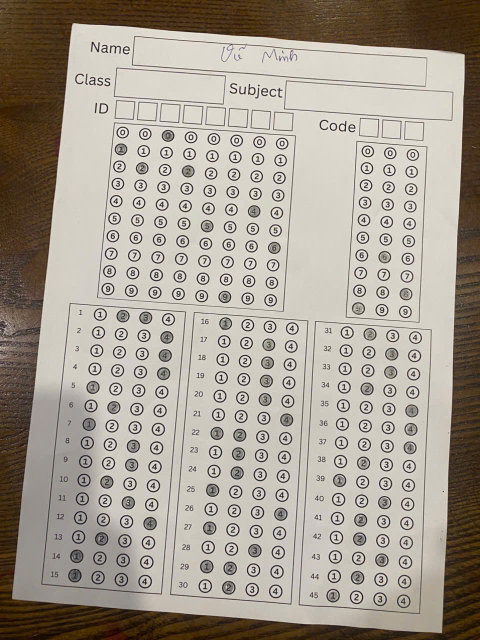
#> input picture data/020c2de101c68098d9d7.jpg, 960 x 1280 px (shown at 1/2 size)
$ python -i export_circle_only_dataset.py   (imports and definitions only)
#> lines starting #> are read from the running program, lines starting #| are printed output that depends on the picture; after the words box and inside, x2 and y2 are one past the last pixel; in counts of white or black regions, pixels touching at a corner belong together
import argparse
import json
import shutil
from collections import Counter, defaultdict
from pathlib import Path

import cv2
import numpy as np


SPLITS = ("train", "val", "test")
CLASSES = ("empty", "filled")


# [4 lines left out: function ensure_clean_dir, not called in this run]


def detectpaper_style_edges(gray: np.ndarray):
    # Keep the edge pipeline aligned with detect_paper.py for consistency.
    bilateral = cv2.bilateralFilter(gray, 5, 75, 75)
    thresh = cv2.adaptiveThreshold(
        bilateral,
        255,
        cv2.ADAPTIVE_THRESH_GAUSSIAN_C,
        cv2.THRESH_BINARY,
        115,
        4,
    )
    kernel = cv2.getStructuringElement(cv2.MORPH_RECT, (5, 5))
    opened = cv2.morphologyEx(thresh, cv2.MORPH_OPEN, kernel)
    bordered = cv2.copyMakeBorder(opened, 5, 5, 5, 5, cv2.BORDER_CONSTANT, value=0)
    edges = cv2.Canny(bordered, 10, 450)
    closed = cv2.morphologyEx(edges, cv2.MORPH_CLOSE, kernel)
    # Auto-bridge broken edge segments so bubble contours close more reliably.
    bridge_h = cv2.getStructuringElement(cv2.MORPH_RECT, (7, 1))
    bridge_v = cv2.getStructuringElement(cv2.MORPH_RECT, (1, 7))
    closed = cv2.morphologyEx(closed, cv2.MORPH_CLOSE, bridge_h, iterations=1)
    closed = cv2.morphologyEx(closed, cv2.MORPH_CLOSE, bridge_v, iterations=1)
    closed = cv2.dilate(closed, cv2.getStructuringElement(cv2.MORPH_ELLIPSE, (3, 3)), iterations=1)
    return closed


# [80 lines left out: functions detect_circle_hough, detect_circle_contour, detect_circle, not called in this run]


def detect_best_bubble_contour(gray: np.ndarray):
    h, w = gray.shape[:2]
    min_side = min(h, w)
    edges = detectpaper_style_edges(gray)
    if edges.shape[0] > 10 and edges.shape[1] > 10:
        edges = edges[5:-5, 5:-5]
    contours, _ = cv2.findContours(edges, cv2.RETR_LIST, cv2.CHAIN_APPROX_SIMPLE)
    if not contours:
        return None

    cx0, cy0 = w / 2.0, h / 2.0
    min_area = max(24.0, (min_side * min_side) * 0.03)
    max_area = (min_side * min_side) * 0.85
    best = None
    best_area = -1.0
    best_dist = 1e18
    border_margin = 1

    for contour in contours:
        area = cv2.contourArea(contour)
        if area < min_area or area > max_area:
            continue
        perimeter = cv2.arcLength(contour, True)
        if perimeter <= 1e-6:
            continue
        circularity = (4.0 * np.pi * area) / (perimeter * perimeter)
        if circularity < 0.18:
            continue

        x, y, bw, bh = cv2.boundingRect(contour)
        if bw <= 0 or bh <= 0:
            continue
        touches_border = (
            x <= border_margin
            or y <= border_margin
            or (x + bw) >= (w - border_margin)
            or (y + bh) >= (h - border_margin)
        )
        aspect = bw / float(bh)
        if not 0.45 <= aspect <= 1.9:
            continue
        rel_w = bw / float(w)
        rel_h = bh / float(h)
        if not (0.18 <= rel_w <= 0.98 and 0.18 <= rel_h <= 0.98):
            continue

        moments = cv2.moments(contour)
        if abs(moments["m00"]) < 1e-6:
            continue
        cx = moments["m10"] / moments["m00"]
        cy = moments["m01"] / moments["m00"]
        # Penalize vertical shift more because artifacts often appear near bottom edge.
        dist = abs(cx - cx0) + 1.2 * abs(cy - cy0)
        # Border-touching contours are often broken arcs, but keep them if they are otherwise good.
        border_penalty = 0.0
        if touches_border:
            border_penalty = min_side * (0.02 if circularity >= 0.62 else 0.22)
        dist += border_penalty
        # Primary criterion: larger contour (outer bubble ring).
        # Secondary tie-breaker: closer to center.
        if (area > best_area * 1.03) or (abs(area - best_area) <= max(10.0, best_area * 0.03) and dist < best_dist):
            best = contour
            best_area = float(area)
            best_dist = float(dist)

    return best


# [336 lines left out: functions fit_ellipse_from_partial_arcs, contour_to_ellipse, ellipse_crop_and_mask, contour_circle_normalized, crop_and_mask, centered_ellipse_mask and 3 more, not called in this run]


# [2 lines not run here, left out]

>>> import cv2
>>> picture = cv2.imread('../data/020c2de101c68098d9d7.jpg', cv2.IMREAD_GRAYSCALE)
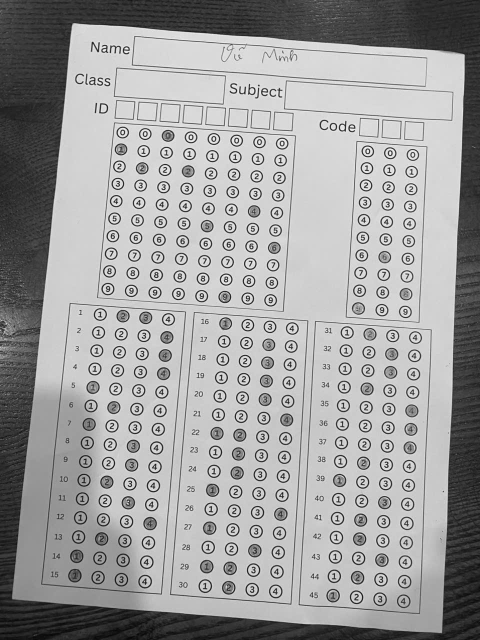
#> picture: shape (1280, 960) (shown at 1/2 size); min 0, max 255, mean 158.9
>>> result = detect_best_bubble_contour(picture)
#> in detectpaper_style_edges, `thresh = cv2.adaptiveThreshold( bilateral, 255, cv2.ADAPTIVE_THRESH_GA..`:
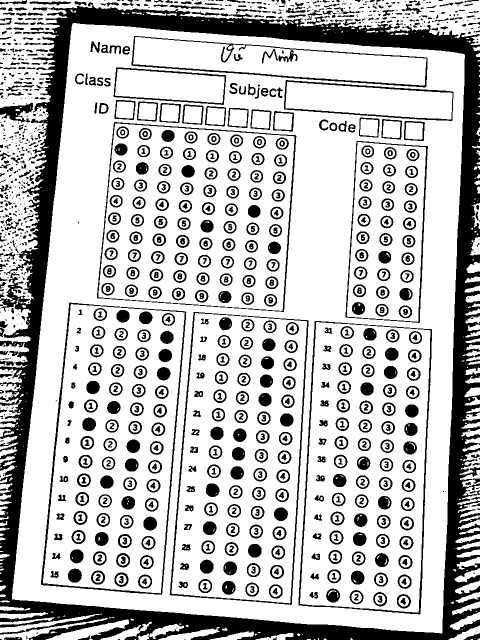
#> thresh: shape (1280, 960) (shown at 1/2 size); 74.6% white; 1262 black regions (422 under 20 px), largest, box (x1, y1, x2, y2) and area: (0, 4, 960, 1280) 146532, (82, 605, 373, 1190) 5082, (597, 642, 864, 1229) 4816
#> in detectpaper_style_edges, `opened = cv2.morphologyEx(thresh, cv2.MORPH_OPEN, kernel)`: opened: shape (1280, 960); 70.3% white; 483 black regions (97 under 20 px), largest, box (x1, y1, x2, y2) and area: (0, 0, 960, 1280) 175558, (227, 72, 907, 282) 14391, (194, 244, 593, 624) 7864
#> in detectpaper_style_edges, `bordered = cv2.copyMakeBorder(opened, 5, 5, 5, 5, cv2.BORDER_CONSTANT,..`:
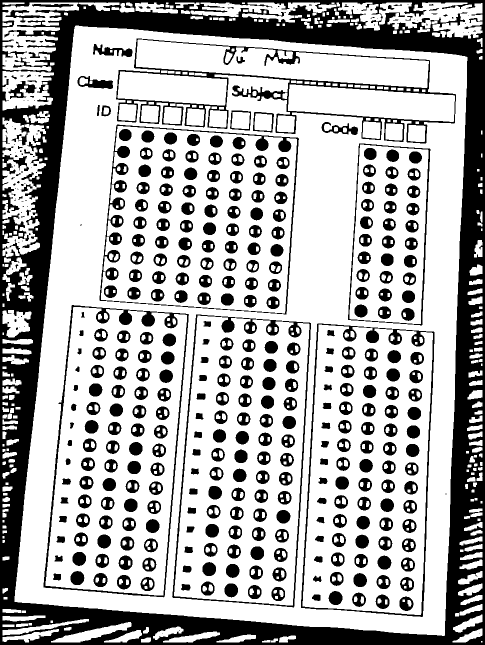
#> bordered: shape (1290, 970) (shown at 1/2 size); 69% white; 438 black regions (83 under 20 px), largest, box (x1, y1, x2, y2) and area: (0, 0, 970, 1290) 204344, (232, 77, 912, 287) 14391, (199, 249, 598, 629) 7864
#> in detectpaper_style_edges, `edges = cv2.Canny(bordered, 10, 450)`:
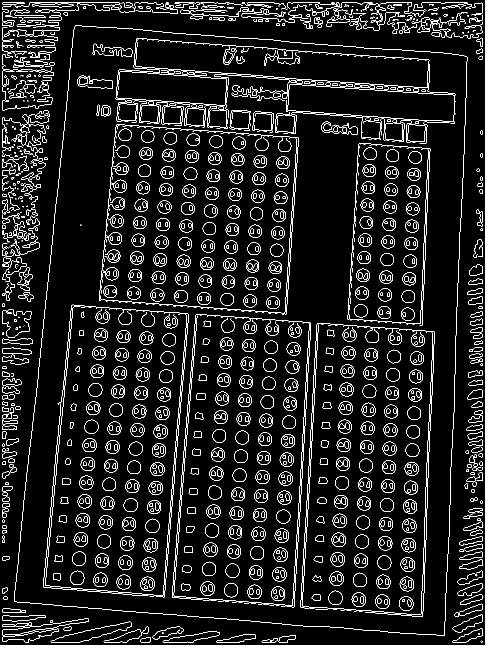
#> edges: shape (1290, 970) (shown at 1/2 size); 7.1% white in thin lines or dots
#> in detectpaper_style_edges, `closed = cv2.morphologyEx(edges, cv2.MORPH_CLOSE, kernel)`: closed: shape (1290, 970); 13.6% white; 394 white regions (22 under 20 px), largest, box (x1, y1, x2, y2) and area: (4, 4, 965, 221) 21088, (185, 76, 912, 287) 20570, (4, 221, 100, 603) 9077
#> in detectpaper_style_edges, `closed = cv2.morphologyEx(closed, cv2.MORPH_CLOSE, bridge_h, iteration..`: closed: shape (1290, 970); 15.7% white; 382 white regions (12 under 20 px), largest, box (x1, y1, x2, y2) and area: (4, 4, 965, 221) 24332, (185, 76, 912, 287) 22393, (4, 221, 100, 603) 11046
#> in detectpaper_style_edges, `closed = cv2.morphologyEx(closed, cv2.MORPH_CLOSE, bridge_v, iteration..`:
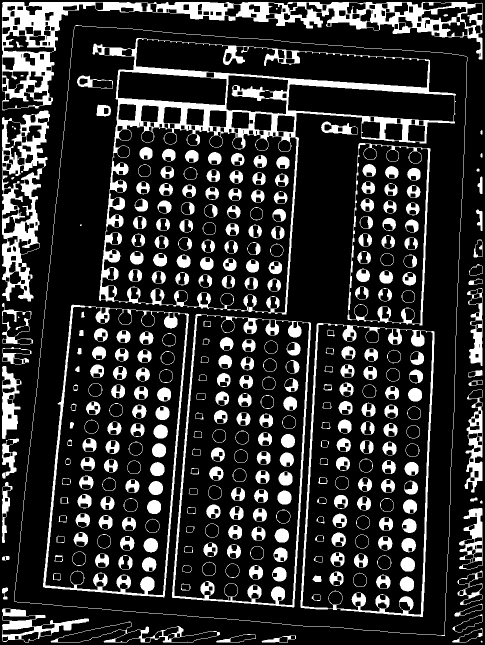
#> closed: shape (1290, 970) (shown at 1/2 size); 18.7% white; 334 white regions (8 under 20 px), largest, box (x1, y1, x2, y2) and area: (185, 76, 912, 629) 36090, (4, 4, 965, 221) 32554, (4, 221, 100, 603) 13933
#> in detectpaper_style_edges, `closed = cv2.dilate(closed, cv2.getStructuringElement(cv2.MORPH_ELLIPS..`:
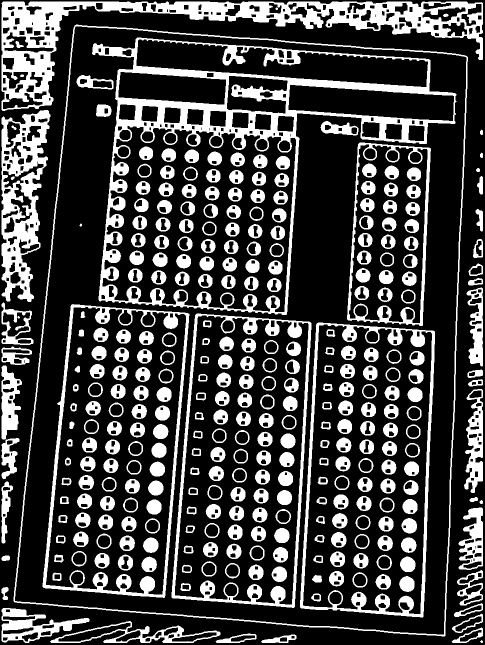
#> closed: shape (1290, 970) (shown at 1/2 size); 26.6% white; 331 white regions (1 under 20 px), largest, box (x1, y1, x2, y2) and area: (184, 75, 913, 630) 49468, (3, 3, 966, 222) 41095, (3, 220, 101, 604) 17873
#> in detect_best_bubble_contour, `edges = edges[5:-5, 5:-5]`:
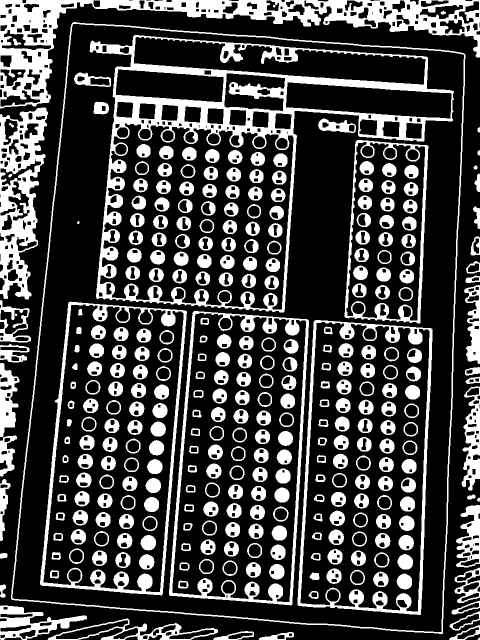
#> edges: shape (1280, 960) (shown at 1/2 size); 26.8% white; 331 white regions (2 under 20 px)
#> in detect_best_bubble_contour, `contours, _ = cv2.findContours(edges, cv2.RETR_LIST, cv2.CHAIN_APPROX_..`: contours = 1069 contours, 21 with area under 20; largest, box (x1, y1, x2, y2) and area: (22, 44, 931, 1268) 962644, (24, 47, 929, 1265) 954728, (179, 70, 908, 625) 236462, (595, 640, 865, 1230) 138310, (80, 603, 374, 1191) 137589
#> the loop in detect_best_bubble_contour, `for contour in contours:` made 1069 passes
#> (area, perimeter, circularity, x, y, bw, bh, aspect) on passes 595, 608, 987: (138309.5, 1663.7, 0.628, 595, 640, 270, 590, 0.458), (137292.5, 1660.8, 0.626, 338, 622, 280, 589, 0.475), (236461.5, 2837.1, 0.369, 179, 70, 729, 555, 1.31)
#> area on passes 2 to 7: 71.5, 127, 65.5, 34, 40, 395.5
#> after the loop in detect_best_bubble_contour, `for contour in contours:`: best = contour of 587 points, box (x1, y1, x2, y2) (179, 70, 908, 625), area 236462; best_area = 236461.5; best_dist = 404.7
#> result has the same summary as best in detect_best_bubble_contour

$ run again, on data/14405a4e7669f737ae78.jpg
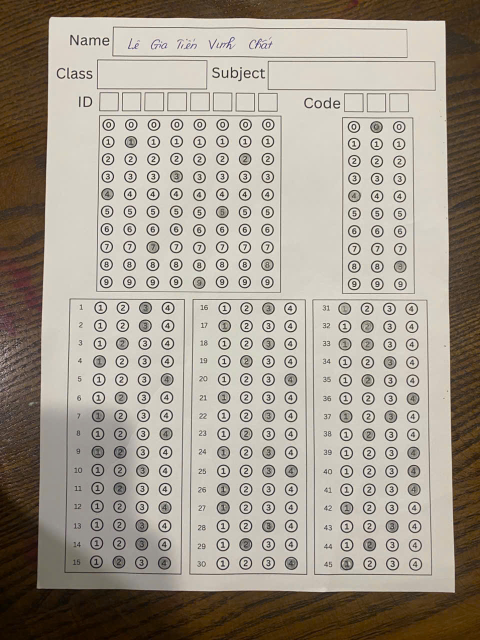
#> input picture data/14405a4e7669f737ae78.jpg, 960 x 1280 px (shown at 1/2 size)
#> in detectpaper_style_edges, `thresh = cv2.adaptiveThreshold( bilateral, 255, cv2.ADAPTIVE_THRESH_GA..`:
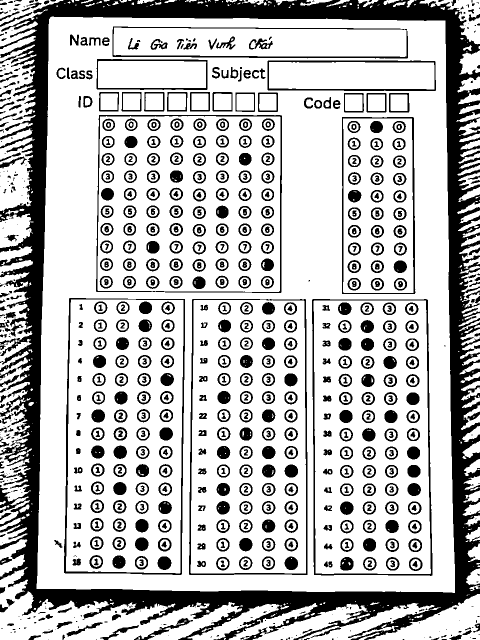
#> thresh: shape (1280, 960) (shown at 1/2 size); 74% white; 986 black regions (241 under 20 px), largest, box (x1, y1, x2, y2) and area: (0, 0, 960, 1280) 159112, (128, 596, 370, 1150) 4992, (624, 598, 865, 1152) 4883
#> opened: shape (1280, 960); 69.7% white; 454 black regions (76 under 20 px), largest, box (x1, y1, x2, y2) and area: (0, 0, 960, 1280) 182520, (193, 53, 872, 225) 13467, (192, 230, 564, 586) 9878
#> bordered: shape (1290, 970); 68.5% white; 411 black regions (58 under 20 px), largest, box (x1, y1, x2, y2) and area: (0, 0, 970, 1290) 209782, (198, 58, 877, 230) 13467, (197, 235, 569, 591) 9878
#> in detect_best_bubble_contour, `edges = edges[5:-5, 5:-5]`:
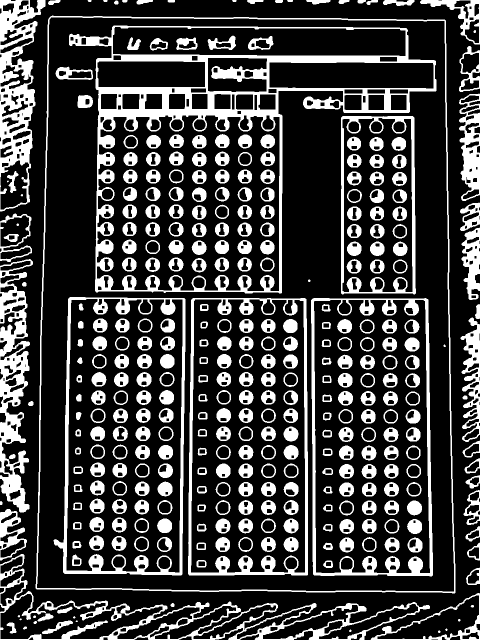
#> edges: shape (1280, 960) (shown at 1/2 size); 25% white; 360 white regions (9 under 20 px)
#> contours = 1049 contours, 28 with area under 20; largest, box (x1, y1, x2, y2) and area: (71, 31, 911, 1187) 934402, (73, 34, 909, 1184) 926546, (138, 51, 873, 587) 238240, (107, 594, 371, 1151) 130666, (622, 596, 866, 1153) 130662
#> the loop in detect_best_bubble_contour, `for contour in contours:` made 1049 passes
#> (area, perimeter, circularity, x, y, bw, bh, touches_border) on passes 647, 1015: (130666, 1626.4, 0.621, 107, 594, 264, 557, False), (238240.5, 2925.3, 0.35, 138, 51, 735, 536, False)
#> after the loop in detect_best_bubble_contour, `for contour in contours:`: best = contour of 271 points, box (x1, y1, x2, y2) (138, 51, 873, 587), area 238240; best_area = 238240.5; best_dist = 467.8
#> result has the same summary as best in detect_best_bubble_contour

$ run again, on data/1567c1e9ecce6d9034df.jpg
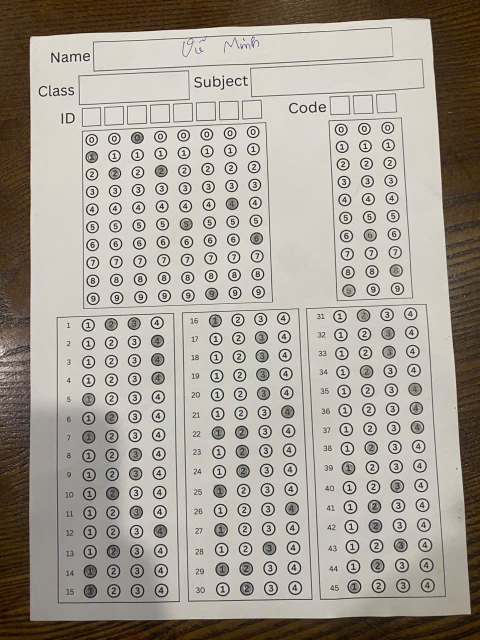
#> input picture data/1567c1e9ecce6d9034df.jpg, 960 x 1280 px (shown at 1/2 size)
#> in detectpaper_style_edges, `thresh = cv2.adaptiveThreshold( bilateral, 255, cv2.ADAPTIVE_THRESH_GA..`:
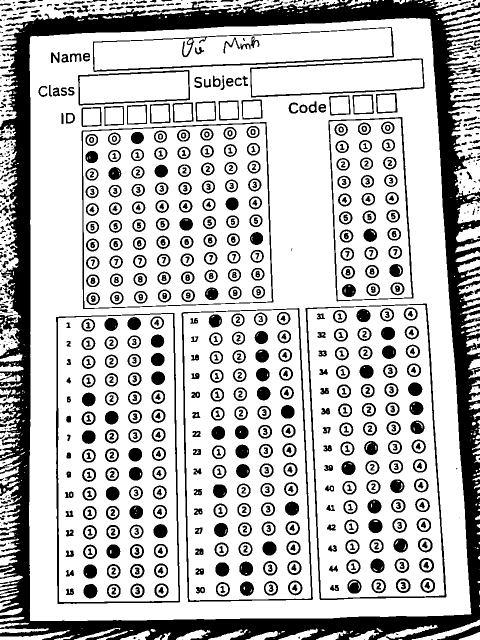
#> thresh: shape (1280, 960) (shown at 1/2 size); 74.8% white; 941 black regions (208 under 20 px), largest, box (x1, y1, x2, y2) and area: (0, 0, 960, 1280) 147604, (611, 607, 893, 1200) 5088, (112, 626, 360, 1208) 5062
#> opened: shape (1280, 960); 70.8% white; 408 black regions (50 under 20 px), largest, box (x1, y1, x2, y2) and area: (0, 0, 960, 1280) 171840, (156, 54, 849, 254) 12487, (112, 626, 360, 1208) 7165
#> bordered: shape (1290, 970); 69.6% white; 364 black regions (21 under 20 px), largest, box (x1, y1, x2, y2) and area: (0, 0, 970, 1290) 196496, (161, 59, 854, 259) 12487, (117, 631, 365, 1213) 7165
#> in detect_best_bubble_contour, `edges = edges[5:-5, 5:-5]`:
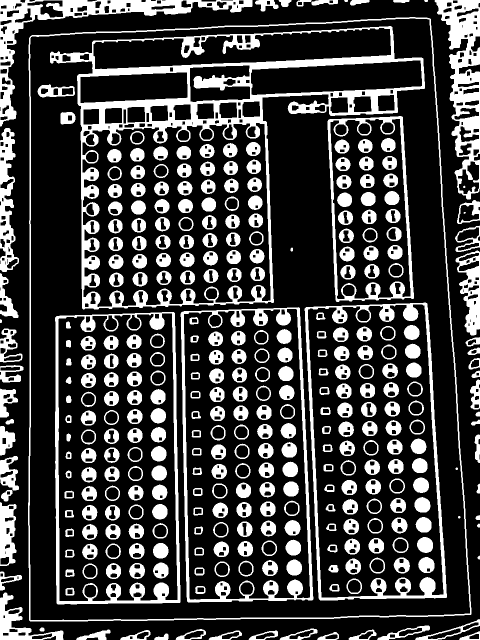
#> edges: shape (1280, 960) (shown at 1/2 size); 25.5% white; 347 white regions (2 under 20 px)
#> contours = 1040 contours, 23 with area under 20; largest, box (x1, y1, x2, y2) and area: (56, 34, 943, 1243) 1000747, (58, 36, 941, 1241) 992650, (100, 52, 850, 619) 245137, (609, 605, 894, 1201) 147041, (361, 614, 627, 1205) 143050
#> the loop in detect_best_bubble_contour, `for contour in contours:` made 1040 passes
#> (area, perimeter, circularity, x, y, bw, bh, touches_border) on passes 606, 986: (143050.5, 1683.7, 0.634, 361, 614, 266, 591, False), (245137, 3034.7, 0.335, 100, 52, 750, 567, False)
#> after the loop in detect_best_bubble_contour, `for contour in contours:`: best = contour of 457 points, box (x1, y1, x2, y2) (100, 52, 850, 619), area 245137; best_area = 245137; best_dist = 470.6
#> result has the same summary as best in detect_best_bubble_contour
